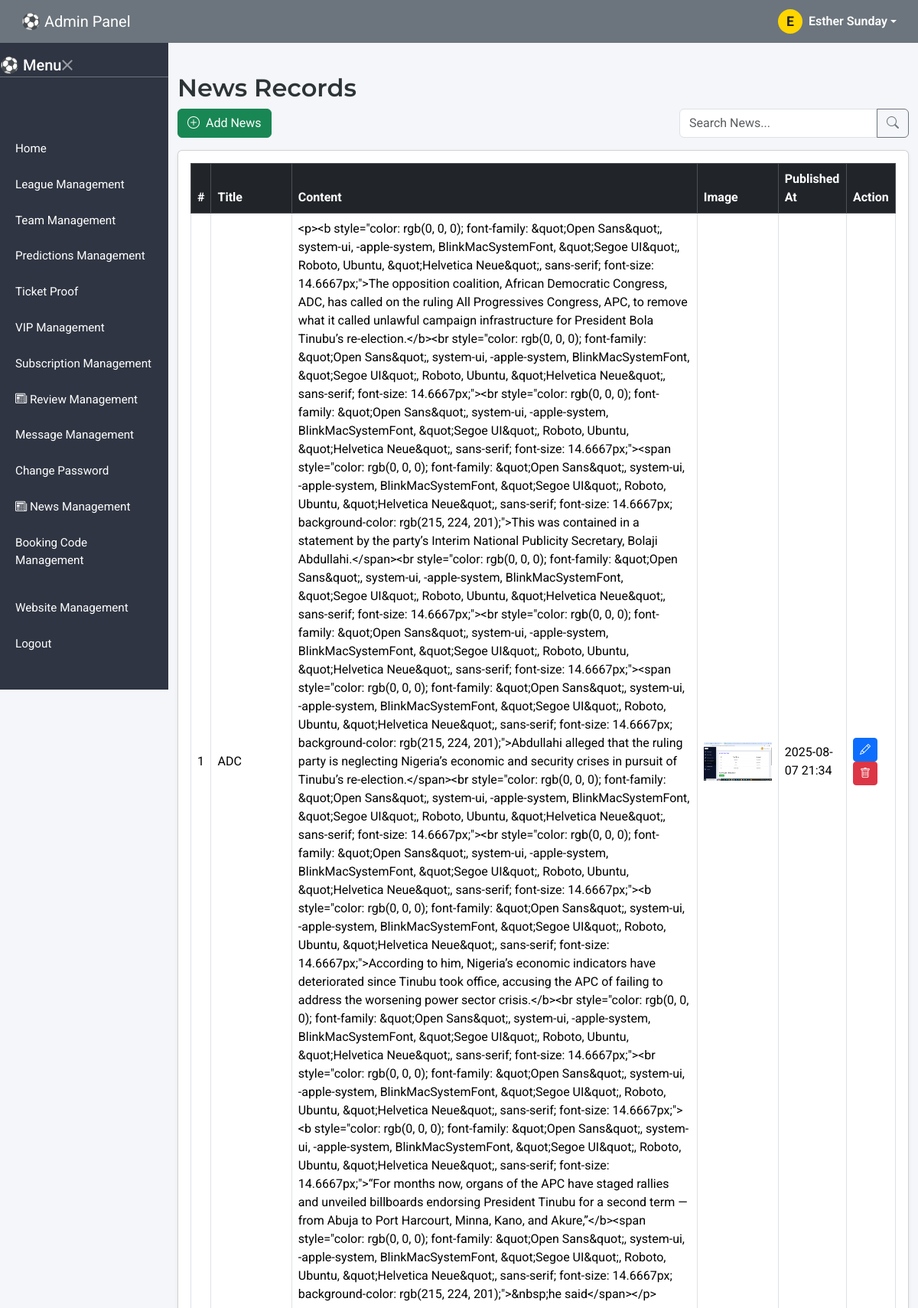
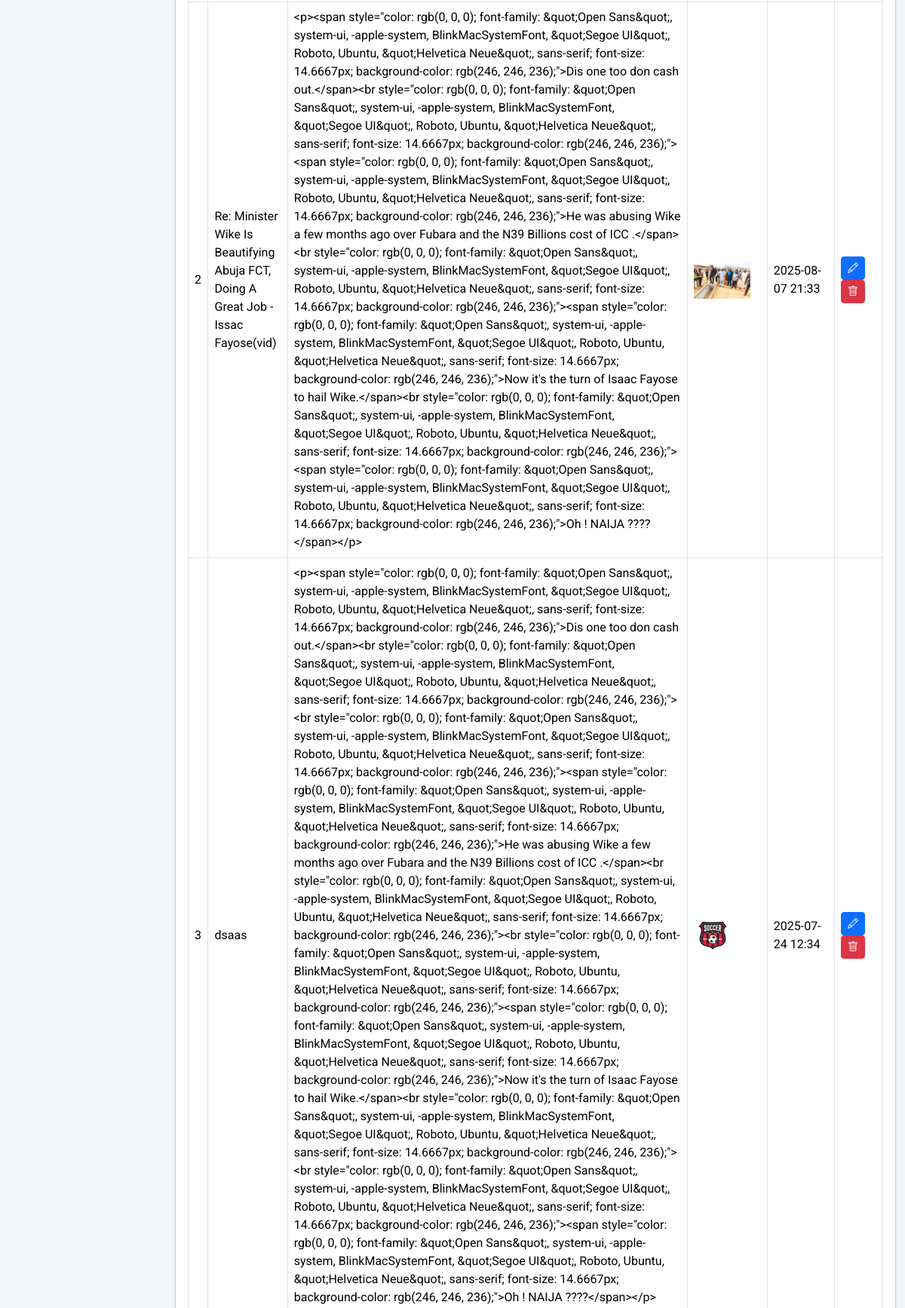
Page /Admin/news-record (signed in, upper part) on the committed database (2 pictures, top to bottom).
### tables this page shows
CREATE TABLE `users` (
  `id` int(11) NOT NULL,
  `full_name` varchar(100) DEFAULT NULL,
  `email` varchar(100) NOT NULL,
  `phone` varchar(20) DEFAULT NULL,
  `password_hash` varchar(255) NOT NULL,
  `role` enum('admin','vip') DEFAULT 'vip',
  `status` enum('active','inactive','banned') DEFAULT 'active',
  `image` text DEFAULT 'uploadImage/Profile/default.png',
  `country` varchar(20) DEFAULT NULL,
  `wallet_balance` decimal(10,0) NOT NULL,
  `created_at` timestamp NOT NULL DEFAULT current_timestamp()
);

CREATE TABLE `news` (
  `id` int(11) NOT NULL,
  `title` varchar(200) DEFAULT NULL,
  `content` text DEFAULT NULL,
  `image` text DEFAULT NULL,
  `published_at` timestamp NOT NULL DEFAULT current_timestamp()
);

### inc/config.php (called while the page is built, shortened)
<?php
include('../database/connect.php');
$user_id = $_SESSION["user_id"];
$stmt = $dbh->query("SELECT * FROM users where id='$user_id'");
$row_user = $stmt->fetch();
?>

### Admin/news-record.php (the view, shortened to what this page needs)
<?php
include('../inc/config.php');
$stmt = $dbh->prepare("SELECT * FROM news ORDER BY published_at DESC");
$stmt->execute();
$newsList = $stmt->fetchAll(PDO::FETCH_ASSOC);
?>
<!DOCTYPE html>
<html lang="en">
<head>
  <?php include 'partials/head.php'; ?>
</head>
<body>
<nav class="navbar navbar-expand-lg navbar-dark fixed-top px-3">
  <?php include 'partials/nav.php'; ?>
</nav>
<div class="d-none d-lg-block sidebar desktop-sidebar">
  <?php include 'partials/desktop-sidebar.php'; ?>
</div>
<main class="pt-5 mt-4 mb-5">
  <div class="container mt-4">
    <h2 class="mb-2">News Records</h2>
    <div class="d-flex flex-wrap justify-content-between align-items-center mb-3">
      <div>
        <a href="upload-news" class="btn btn-success">
          <i class="bi bi-plus-circle me-1"></i> Add News
        </a>
      </div>
      <div class="input-group" style="max-width: 300px;">
        <input id="searchInput" type="search" class="form-control" placeholder="Search News..." />
        <button class="btn btn-outline-secondary"><i class="bi bi-search"></i></button>
      </div>
    </div>
    <div class="card shadow-sm p-3">
      <div class="table-responsive">
        <table id="newsTable" class="table table-bordered table-hover align-middle">
          <thead class="table-dark">
            <tr>
              <th>#</th>
              <th>Title</th>
              <th>Content</th>
              <th>Image</th>
              <th>Published At</th>
              <th>Action</th>
            </tr>
          </thead>
          <tbody>
          <?php if (count($newsList) > 0): ?>
            <?php foreach ($newsList as $index => $news): ?>
              <tr>
                <td><?= $index + 1 ?></td>
                <td><?= htmlspecialchars($news['title']) ?></td>
                <td><?= htmlspecialchars($news['content']) ?></td>
                <td>
                  <?php if (!empty($news['image'])): ?>
                    <img src="../<?= htmlspecialchars($news['image']) ?>" alt="thumb" style="max-height: 50px;">
                  <?php else: ?>
                    <span class="text-muted">No image</span>
                  <?php endif; ?>
                </td>
                <td><?= date('Y-m-d H:i', strtotime($news['published_at'])) ?></td>
                <td>
                  <a href="edit-news.php?id=<?= $news['id'] ?>" class="btn btn-sm btn-primary"><i class="bi bi-pencil"></i></a>
                  <button class="btn btn-sm btn-danger" data-bs-toggle="modal" data-bs-target="#confirmDeleteModal"
                          data-id="<?= $news['id'] ?>" data-title="<?= htmlspecialchars($news['title']) ?>">
                    <i class="bi bi-trash"></i>
                  </button>
                </td>
              </tr>
            <?php endforeach; ?>
          <?php else: ?>
            <tr>
              <td colspan="6" class="text-center text-muted py-4">No news records found.</td>
            </tr>
          <?php endif; ?>
          </tbody>
        </table>
      </div>
    </div>
  </div>
</main>
</body>
</html>

### Admin/partials/nav.php (shortened to what this page needs)
<div class="container-fluid">
    <a class="navbar-brand" href="#">⚽ Admin Panel</a>
    <div class="d-flex align-items-center gap-3 ms-auto">
     <div class="d-flex align-items-center ms-auto gap-3">
      <div class="dropdown">
        <a href="#" class="d-flex align-items-center text-white text-decoration-none dropdown-toggle" data-bs-toggle="dropdown">
          <div id="admin-avatar" style="background: #FFD600; color: #222; width: 32px; height: 32px; border-radius: 50%; display: flex; align-items: center; justify-content: center; font-weight: bold;">
        <?php
        $fullName = $row_user['full_name'];
        $initials = '';
        $parts = explode(' ', trim($fullName));
        if (count($parts) > 0 && strlen($parts[0]) > 0) {
          $initials = strtoupper($parts[0][0]);
        }
        echo htmlspecialchars($initials);
        ?>
          </div>
          <span class="ms-2 fw-semibold"><?php echo htmlspecialchars($row_user['full_name']); ?></span>
        </a>
      </div>
    </div>
    </div>
  </div>

### Admin/assets/css/style.css (style rules this page uses)
:root { --main-grey: #6c757d; --dark-grey: #343a40; --light-grey: #e9ecef; --card-bg: #ffffff; --info-blue: #0dcaf0; --warning-yellow: #ffc107; --danger-red: #dc3545; }
body { font-family: 'Segoe UI', sans-serif; background-color: #f4f6f9; color: #333; }
.sidebar { background-color: var(--dark-grey); color: #fff; height: 100vh; padding-top: 70px; }
.navbar { background-color: var(--main-grey); z-index: 1050; }
@media (min-width: 992px) { .desktop-sidebar { position: fixed; top: 0; bottom: 0; left: 0; width: 220px; z-index: 1030; } }
@media (min-width: 992px) { main { margin-left: 220px; } }

### Admin/assets/css/main-style.css (style rules this page uses)
:root { --main-grey: #6c757d; --dark-grey: #2f3542; --light-grey: #f1f2f6; --card-bg: #ffffff; --blue-gradient: linear-gradient(135deg, #74ebd5, #9face6); --yellow-gradient: linear-gradient(135deg, #f6d365, #fda085); --red-gradient: linear-gradient(135deg, #f5576c, #f093fb); }
body { font-family: 'Roboto', sans-serif; background-color: #f5f6fa; color: #2d3436; }
h2, h4 { font-family: 'Montserrat', sans-serif; font-weight: 600; }
.navbar { background-color: var(--main-grey); z-index: 1050; }
.navbar .nav-link, .navbar .navbar-brand { color: white !important; }
.sidebar { background-color: var(--dark-grey); color: #fff; height: 100vh; padding-top: 70px; }
#admin-avatar { background-color: #ffc107; width: 40px; height: 40px; display: flex; align-items: center; justify-content: center; color: white; font-weight: bold; border-radius: 50%; font-size: 1.1rem; }
@media (min-width: 992px) { .desktop-sidebar { position: fixed; top: 0; bottom: 0; left: 0; width: 220px; z-index: 1030; } }
@media (min-width: 992px) { main { margin-left: 220px; } }

### rows in the picture
users: full_name "E", full_name "Esther Sunday"
news: title "ADC", content "<p><b style=\"color: rgb(0, 0, 0); font-family: &quot;Open Sans&quot;, system-ui, -apple-system, BlinkMacSystemFont, &quot;Segoe UI&quot;, Roboto, Ubuntu, &quot;Helvetica Neue&quot;, sans-serif; font-size: 14.6667px;\">The opposition coalition, African Democratic Congress, ADC, has called on the ruling All Progressives Congress, APC, to remove what it called unlawful campaign infrastructure for President Bola Tinubu’s re-election.</b><br style=\"color: rgb(0, 0, 0); font-family: &quot;Open Sans&quot;, system-ui, -apple-system, BlinkMacSystemFont, &quot;Segoe UI&quot;, Roboto, Ubuntu, &quot;Helvetica Neue&quot;, sans-serif; font-size: 14.6667px;\"><br style=\"color: rgb(0, 0, 0); font-family:…", image (picture), published_at "2025-08-07 21:34"
news: title "Re: Minister Wike Is Beautifying Abuja FCT, Doing A Great Job - Issac Fayose(vid)", content "<p><span style=\"color: rgb(0, 0, 0); font-family: &quot;Open Sans&quot;, system-ui, -apple-system, BlinkMacSystemFont, &quot;Segoe UI&quot;, Roboto, Ubuntu, &quot;Helvetica Neue&quot;, sans-serif; font-size: 14.6667px; background-color: rgb(246, 246, 236);\">Dis one too don cash out.</span><br style=\"color: rgb(0, 0, 0); font-family: &quot;Open Sans&quot;, system-ui, -apple-system, BlinkMacSystemFont, &quot;Segoe UI&quot;, Roboto, Ubuntu, &quot;Helvetica Neue&quot;, sans-serif; font-size: 14.6667px; background-color: rgb(246, 246, 236);\"><span style=\"color: rgb(0, 0, 0); font-family: &quot;Open Sans&quot;, system-ui, -apple-system, BlinkMacSystemFont, &quot;Segoe UI&quot;, Roboto, Ubuntu,…", image (picture), published_at "2025-08-07 21:33"
news: title "dsaas", content "<p><span style=\"color: rgb(0, 0, 0); font-family: &quot;Open Sans&quot;, system-ui, -apple-system, BlinkMacSystemFont, &quot;Segoe UI&quot;, Roboto, Ubuntu, &quot;Helvetica Neue&quot;, sans-serif; font-size: 14.6667px; background-color: rgb(246, 246, 236);\">Dis one too don cash out.</span><br style=\"color: rgb(0, 0, 0); font-family: &quot;Open Sans&quot;, system-ui, -apple-system, BlinkMacSystemFont, &quot;Segoe UI&quot;, Roboto, Ubuntu, &quot;Helvetica Neue&quot;, sans-serif; font-size: 14.6667px; background-color: rgb(246, 246, 236);\"><br style=\"color: rgb(0, 0, 0); font-family: &quot;Open Sans&quot;, system-ui, -apple-system, BlinkMacSystemFont, &quot;Segoe UI&quot;, Roboto, Ubuntu,…", image (picture), published_at "2025-07-24 12:34"
